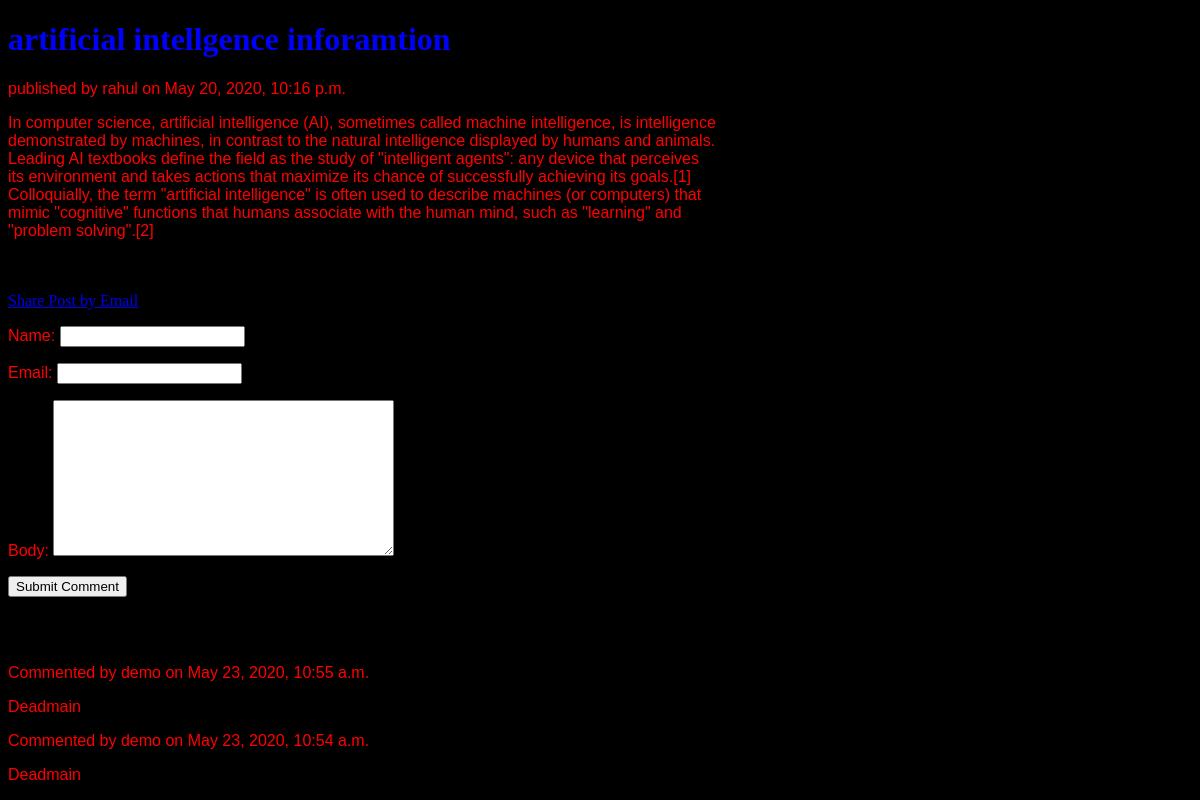
The app's page /2020/05/20/artificial-intellgence-inforamtion/ with its own data.
### blog/models.py (models this page shows, shortened)
class Post(models.Model):
    status_choices = (('draft', 'DRAFT'), ('published', 'PUBLISHED'))
    title = models.CharField(max_length=100)
    slug = models.SlugField(max_length=264, unique_for_date='publish')
    author = models.ForeignKey(User, related_name='blog_posts', on_delete=models.CASCADE)
    body = models.TextField()
    publish = models.DateTimeField(default=timezone.now)
    created = models.DateTimeField(auto_now_add=True)
    updated = models.DateTimeField(auto_now=True)
    status = models.CharField(max_length=10, choices=status_choices, default='draft')
    objects = CustomPost()
    tags = TaggableManager()
    class Meta:
        ordering = ('-publish',)

class Comment(models.Model):
    post = models.ForeignKey(Post, related_name='comments' ,on_delete=models.CASCADE)
    name = models.CharField(max_length=32)
    email = models.EmailField()
    body = models.TextField()
    created = models.DateTimeField(auto_now_add=True)
    updated = models.DateTimeField(auto_now=True)
    active = models.BooleanField(default=True)
    class Meta:
        ordering = ('-created',)

### blog/views.py (the view)
def post_detail_view(request, year, month, day, post):
    post = get_object_or_404(Post, slug=post,
                             status='published',
                             publish__year=year,
                             publish__month=month,
                             publish__day=day,
                             )
    comments = post.comments.filter(active=True)
    commentsubmit = False
    if request.method == 'POST':
        form = CommentForm(request.POST)
        if form.is_valid():
            newcomment = form.save(commit=False)
            newcomment.post = post
            newcomment.save()
            commentsubmit = True
    else:
        form = CommentForm()
    return render(request, 'blog/post_detail.html',
                  {'post': post, 'form': form, 'comments': comments, 'csubmit': commentsubmit})

### blog/forms.py
class CommentForm(forms.ModelForm):
    class Meta:
        model = Comment
        fields = ['name','email','body']

### blog/models.py (called while the page is built)
    def get_queryset(self):
        return super().get_queryset().filter(status='published')

### templates/blog/post_detail.html (shortened to what this page needs)
<!DOCTYPE html>
<html lang="en">
{%load staticfiles%}
<head>
    <link rel="stylesheet" href="{% static 'css/blog.css'%}">
</head>
<body>
    <h1>{{post.title}}</h1>
            <p id="date"> published by {{post.author}} on {{post.publish}}</p>
            {{post.body | linebreaks}}
<br>
<br>
<a href="/{{post.id}}/share/" class="btn btn-primary btn-sucess">Share Post by Email </a>
    {%if csubmit%}
        <h2 class="jumbotron">Comment submitted successfully....</h2>
    {%else%}
            <form action="" method="post">
                {{form.as_p}}
                <input type="submit" class="btn btn-primary btn-sucess " value="Submit Comment">
            </form>
    {%endif%}
    {% with comments.count as comments_count%}
        <h2>{{comments_count}} Comment{{comments_count | pluralize}}</h2>
    {%endwith%}
    {%if comments%}
    {%for comment in comments%}
        <p>Commented by {{comment.name}} on {{comment.created}}</p>
            <p> {{comment.body}}</p>
    {%endfor%}
     {%else%}
        <p>No comments found</p>
    {%endif%}
</body>
</html>

### static/css/blog.css (style rules this page uses)
body { background : black; }
h1 { color :blue; }
p { font-family : Arial; text-align : justified; color : red; width : 60%; }

### records on screen
Post: title "artificial intellgence inforamtion", author "rahul", publish "May 20, 2020, 10:16 p.m.", body "In computer science, artificial intelligence (AI), sometimes called machine intelligence, is intelligence demonstrated by machines, in contrast to the natural intelligence displayed by humans and animals. Leading AI textbooks define the field as the study of \"intelligent agents\": any device that perceives its environment and takes actions that maximize its chance of successfully achieving its goals.[1] Colloquially, the term \"artificial intelligence\" is often used to describe machines (or computers) that mimic \"cognitive\" functions that humans associate with the human mind, such as \"learning\" and \"problem solving\".[2]"
Comment: name "demo", created "May 23, 2020, 10:55 a.m.", body "Deadmain"
Comment: name "demo", created "May 23, 2020, 10:54 a.m.", body "Deadmain"
